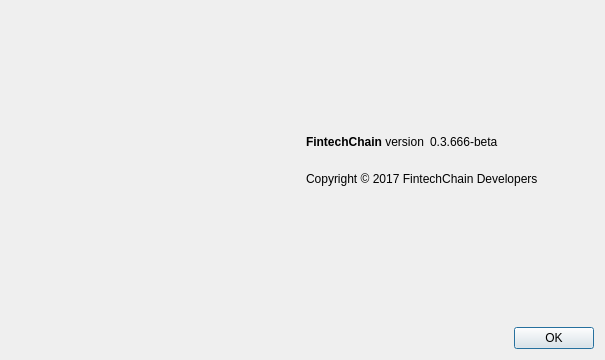
<?xml version="1.0" encoding="UTF-8"?>
<ui version="4.0">
 <class>AboutDialog</class>
 <widget class="QDialog" name="AboutDialog">
  <property name="geometry">
   <rect>
    <x>0</x>
    <y>0</y>
    <width>605</width>
    <height>360</height>
   </rect>
  </property>
  <property name="windowTitle">
   <string>About FintechChain</string>
  </property>
  <layout class="QGridLayout" name="gridLayout" columnstretch="5,5">
   <item row="0" column="0">
    <widget class="QLabel" name="label_4">
     <property name="sizePolicy">
      <sizepolicy hsizetype="Preferred" vsizetype="Ignored">
       <horstretch>0</horstretch>
       <verstretch>0</verstretch>
      </sizepolicy>
     </property>
     <property name="pixmap">
      <pixmap resource="../bitcoin.qrc">:/images/about</pixmap>
     </property>
    </widget>
   </item>
   <item row="0" column="1">
    <layout class="QVBoxLayout" name="verticalLayout_2">
     <item>
      <spacer name="verticalSpacer_2">
       <property name="orientation">
        <enum>Qt::Vertical</enum>
       </property>
       <property name="sizeHint" stdset="0">
        <size>
         <width>20</width>
         <height>40</height>
        </size>
       </property>
      </spacer>
     </item>
     <item>
      <layout class="QHBoxLayout" name="horizontalLayout">
       <item>
        <widget class="QLabel" name="label">
         <property name="cursor">
          <cursorShape>IBeamCursor</cursorShape>
         </property>
         <property name="text">
          <string>&lt;b&gt;FintechChain&lt;/b&gt; version</string>
         </property>
         <property name="textInteractionFlags">
          <set>Qt::LinksAccessibleByMouse|Qt::TextSelectableByKeyboard|Qt::TextSelectableByMouse</set>
         </property>
        </widget>
       </item>
       <item>
        <widget class="QLabel" name="versionLabel">
         <property name="cursor">
          <cursorShape>IBeamCursor</cursorShape>
         </property>
         <property name="text">
          <string notr="true">0.3.666-beta</string>
         </property>
         <property name="textInteractionFlags">
          <set>Qt::LinksAccessibleByMouse|Qt::TextSelectableByKeyboard|Qt::TextSelectableByMouse</set>
         </property>
        </widget>
       </item>
       <item>
        <spacer name="horizontalSpacer">
         <property name="orientation">
          <enum>Qt::Horizontal</enum>
         </property>
         <property name="sizeHint" stdset="0">
          <size>
           <width>40</width>
           <height>20</height>
          </size>
         </property>
        </spacer>
       </item>
      </layout>
     </item>
     <item>
      <widget class="QLabel" name="copyrightLabel">
       <property name="cursor">
        <cursorShape>IBeamCursor</cursorShape>
       </property>
       <property name="text">
        <string>
Copyright © 2017 FintechChain Developers
</string>
       </property>
       <property name="textInteractionFlags">
        <set>Qt::LinksAccessibleByMouse|Qt::TextSelectableByKeyboard|Qt::TextSelectableByMouse</set>
       </property>
      </widget>
     </item>
     <item>
      <spacer name="verticalSpacer">
       <property name="orientation">
        <enum>Qt::Vertical</enum>
       </property>
       <property name="sizeHint" stdset="0">
        <size>
         <width>20</width>
         <height>40</height>
        </size>
       </property>
      </spacer>
     </item>
     <item>
      <widget class="QDialogButtonBox" name="buttonBox">
       <property name="orientation">
        <enum>Qt::Horizontal</enum>
       </property>
       <property name="standardButtons">
        <set>QDialogButtonBox::Ok</set>
       </property>
      </widget>
     </item>
    </layout>
   </item>
  </layout>
 </widget>
 <resources>
  <include location="../bitcoin.qrc"/>
 </resources>
 <connections>
  <connection>
   <sender>buttonBox</sender>
   <signal>accepted()</signal>
   <receiver>AboutDialog</receiver>
   <slot>accept()</slot>
   <hints>
    <hint type="sourcelabel">
     <x>360</x>
     <y>308</y>
    </hint>
    <hint type="destinationlabel">
     <x>157</x>
     <y>274</y>
    </hint>
   </hints>
  </connection>
  <connection>
   <sender>buttonBox</sender>
   <signal>rejected()</signal>
   <receiver>AboutDialog</receiver>
   <slot>reject()</slot>
   <hints>
    <hint type="sourcelabel">
     <x>428</x>
     <y>308</y>
    </hint>
    <hint type="destinationlabel">
     <x>286</x>
     <y>274</y>
    </hint>
   </hints>
  </connection>
 </connections>
</ui>
